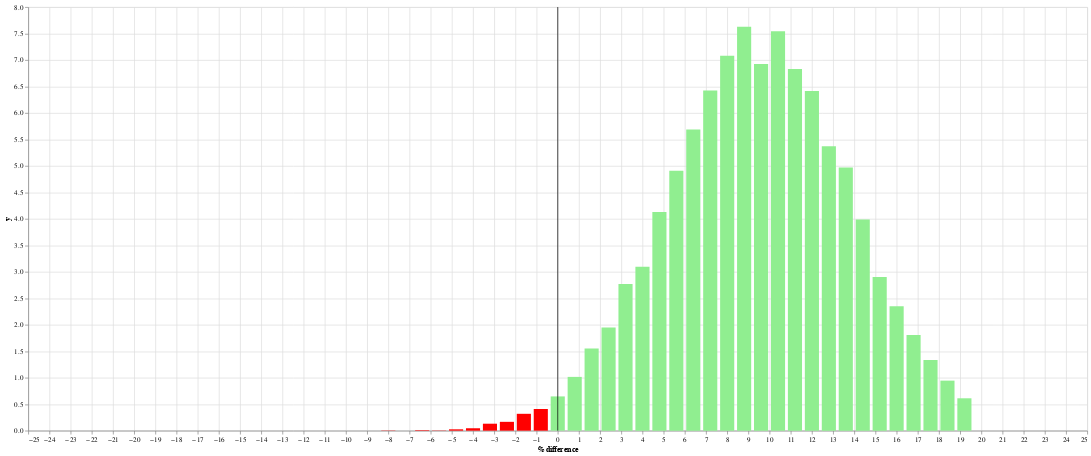

Notebook code for this chart:
### Code cell
bins = 50
xlimit = 20
control_farray = np.array(trace["posterior"]["control"]).flatten()
variant_farray = np.array(trace["posterior"]["variant"]).flatten()
diff = variant_farray - control_farray
diff_perc = (diff / control_farray.mean()) * 100 
densities, edges = np.histogram(diff_perc, density=True, bins=bins, range=(-xlimit, xlimit))
densities = densities*np.diff(edges)*100
for i in range(edges.shape[0]):
    if edges[i] >= 0:
        break

negative_bar = alt.Chart(pd.DataFrame({'x': edges[:i], 'y': densities[:i]})).mark_bar(size=20).encode(
    alt.X('x',
        scale=alt.Scale(domain=(-xlimit, xlimit)),
        axis=alt.Axis(title='% difference')
    ),
    y='y',
    color=alt.ColorValue("red"),
)
positive_bar = alt.Chart(pd.DataFrame({'x': edges[i:-1], 'y': densities[i:]})).mark_bar(size=20).encode(
    x='x',
    y='y',
    color=alt.ColorValue("lightgreen"),
)

zero_line = alt.Chart(pd.DataFrame({'x': [0]})).mark_rule().encode(x='x')

diff_plot = negative_bar + positive_bar + zero_line
diff_plot.properties(
    width=1500,
    height=600
)

### Figure 1 — Vega-Lite specification as saved in the notebook (floating-point values rounded to 4 significant figures)
{"config": {"view": {"continuousWidth": 400, "continuousHeight": 300}}, "layer": [{"data": {"name": "data-6e6201f1d0c3d202ea6660a41a06c0c8"}, "mark": {"type": "bar", "size": 20}, "encoding": {"color": {"value": "red"}, "x": {"axis": {"title": "% difference"}, "field": "x", "scale": {"domain": [-20, 20]}, "type": "quantitative"}, "y": {"field": "y", "type": "quantitative"}}}, {"data": {"name": "data-8f7897ba1fba70f21814131d95bd51cd"}, "mark": {"type": "bar", "size": 20}, "encoding": {"color": {"value": "lightgreen"}, "x": {"field": "x", "type": "quantitative"}, "y": {"field": "y", "type": "quantitative"}}}, {"data": {"name": "data-9c00aa9dc2b1c1a0b4bf9b34ead12925"}, "mark": "rule", "encoding": {"x": {"field": "x", "type": "quantitative"}}}], "height": 600, "width": 1500, "$schema": "https://vega.github.io/schema/vega-lite/v4.17.0.json", "datasets": {"data-6e6201f1d0c3d202ea6660a41a06c0c8": [{"x": -20.0, "y": 0.0}, {"x": -19.2, "y": 0.0}, {"x": -18.4, "y": 0.0}, {"x": -17.6, "y": 0.0}, {"x": -16.8, "y": 0.0}, {"x": -16.0, "y": 0.0}, {"x": -15.2, "y": 0.0}, {"x": -14.4, "y": 0.0}, {"x": -13.6, "y": 0.0}, {"x": -12.8, "y": 0.0}, {"x": -12.0, "y": 0.0}, {"x": -11.2, "y": 0.0}, {"x": -10.4, "y": 0.0}, {"x": -9.6, "y": 0.0}, {"x": -8.8, "y": 0.0}, {"x": -8.0, "y": 0.005052}, {"x": -7.2, "y": 0.0}, {"x": -6.4, "y": 0.0101}, {"x": -5.6, "y": 0.005052}, {"x": -4.8, "y": 0.02526}, {"x": -4.0, "y": 0.04547}, {"x": -3.2, "y": 0.1314}, {"x": -2.4, "y": 0.1667}, {"x": -1.6, "y": 0.3183}, {"x": -0.8, "y": 0.4092}], "data-8f7897ba1fba70f21814131d95bd51cd": [{"x": 0.0, "y": 0.6467}, {"x": 0.8, "y": 1.016}, {"x": 1.6, "y": 1.551}, {"x": 2.4, "y": 1.95}, {"x": 3.2, "y": 2.769}, {"x": 4.0, "y": 3.097}, {"x": 4.8, "y": 4.128}, {"x": 5.6, "y": 4.911}, {"x": 6.4, "y": 5.689}, {"x": 7.2, "y": 6.427}, {"x": 8.0, "y": 7.078}, {"x": 8.8, "y": 7.629}, {"x": 9.6, "y": 6.927}, {"x": 10.4, "y": 7.543}, {"x": 11.2, "y": 6.831}, {"x": 12.0, "y": 6.416}, {"x": 12.8, "y": 5.371}, {"x": 13.6, "y": 4.971}, {"x": 14.4, "y": 3.986}, {"x": 15.2, "y": 2.9}, {"x": 16.0, "y": 2.349}, {"x": 16.8, "y": 1.809}, {"x": 17.6, "y": 1.334}, {"x": 18.4, "y": 0.9448}, {"x": 19.2, "y": 0.6113}], "data-9c00aa9dc2b1c1a0b4bf9b34ead12925": [{"x": 0}]}}
